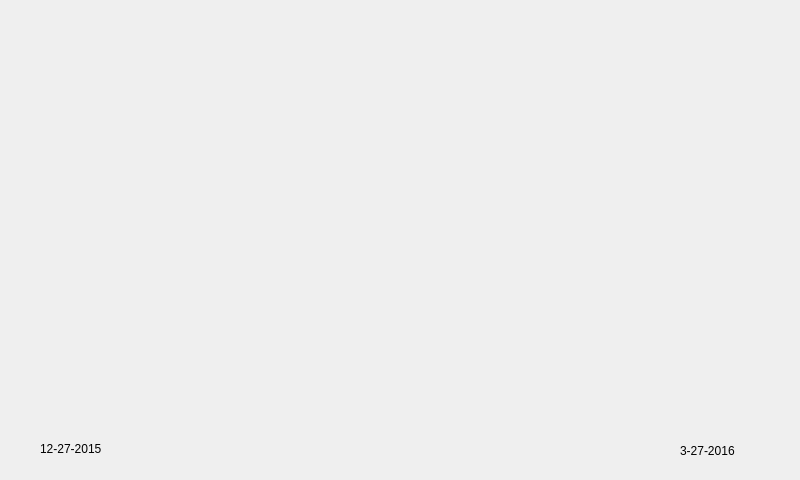
<?xml version="1.0" encoding="UTF-8"?>
<ui version="4.0">
 <class>MainWindow</class>
 <widget class="QMainWindow" name="MainWindow">
  <property name="geometry">
   <rect>
    <x>0</x>
    <y>0</y>
    <width>800</width>
    <height>480</height>
   </rect>
  </property>
  <property name="windowTitle">
   <string>MainWindow</string>
  </property>
  <widget class="QWidget" name="centralWidget">
   <widget class="QCustomPlot" name="qcustomplot" native="true">
    <property name="geometry">
     <rect>
      <x>30</x>
      <y>20</y>
      <width>731</width>
      <height>441</height>
     </rect>
    </property>
    <widget class="QLabel" name="label">
     <property name="geometry">
      <rect>
       <x>650</x>
       <y>420</y>
       <width>91</width>
       <height>21</height>
      </rect>
     </property>
     <property name="text">
      <string>3-27-2016</string>
     </property>
    </widget>
    <widget class="QLabel" name="label_2">
     <property name="geometry">
      <rect>
       <x>10</x>
       <y>420</y>
       <width>91</width>
       <height>18</height>
      </rect>
     </property>
     <property name="text">
      <string>12-27-2015</string>
     </property>
    </widget>
   </widget>
  </widget>
 </widget>
 <layoutdefault spacing="6" margin="11"/>
 <customwidgets>
  <customwidget>
   <class>QCustomPlot</class>
   <extends>QWidget</extends>
   <header>qcustomplot.h</header>
   <container>1</container>
  </customwidget>
 </customwidgets>
 <resources/>
 <connections/>
</ui>
